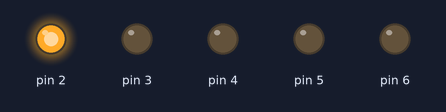
The sketch below on a simulated Arduino Uno, built with avr-gcc and run on an emulated ATmega328P. On the bench: output pins drawn as LEDs (lit = HIGH).

Above: at 0.2 s.
At 1.2 s:
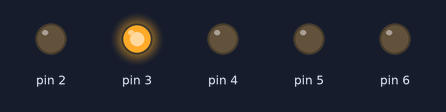
At 2.7 s:
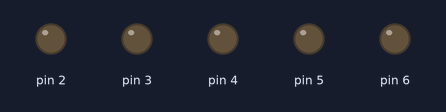
At 4.2 s:
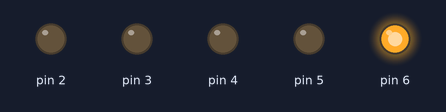
At 6.2 s:
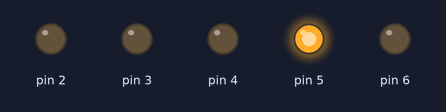
At 12.2 s:
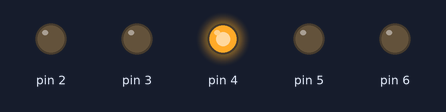
Timing chart, 0 to 13.0 s (numbered marks = the images above):
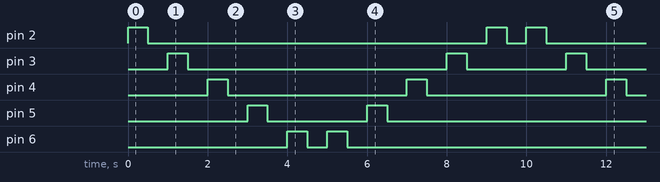

Measured:
- by itself, pin 2: repeats every 10.0 s: LOW 8.5 s, HIGH 0.50 s, LOW 0.50 s, HIGH 0.50 s
- by itself, pin 3: repeats every 10.0 s: LOW 6.5 s, HIGH 0.50 s, LOW 2.5 s, HIGH 0.50 s
- by itself, pin 4: alternates HIGH for 0.50 s and LOW for 4.5 s
- by itself, pin 5: repeats every 10.0 s: LOW 2.5 s, HIGH 0.50 s, LOW 6.5 s, HIGH 0.50 s
- by itself, pin 6: repeats every 10.0 s: LOW 0.50 s, HIGH 0.50 s, LOW 8.5 s, HIGH 0.50 s

The sketch:

sketch_dec03a.ino
```cpp
void setup()
{
  for(int sayac=2;sayac<=6;sayac++){
    pinMode(sayac,OUTPUT);
  }

}

void loop()
{
  for(int sayac=2;sayac<=6;sayac++){

    digitalWrite(sayac, HIGH);
    delay(500);
    digitalWrite(sayac, LOW);
    delay(500);
  }


  for(int sayac=6; sayac>=2;sayac--){
    digitalWrite(sayac, HIGH);
    delay(500);
    digitalWrite(sayac, LOW);
    delay(500);
  }


}
```
